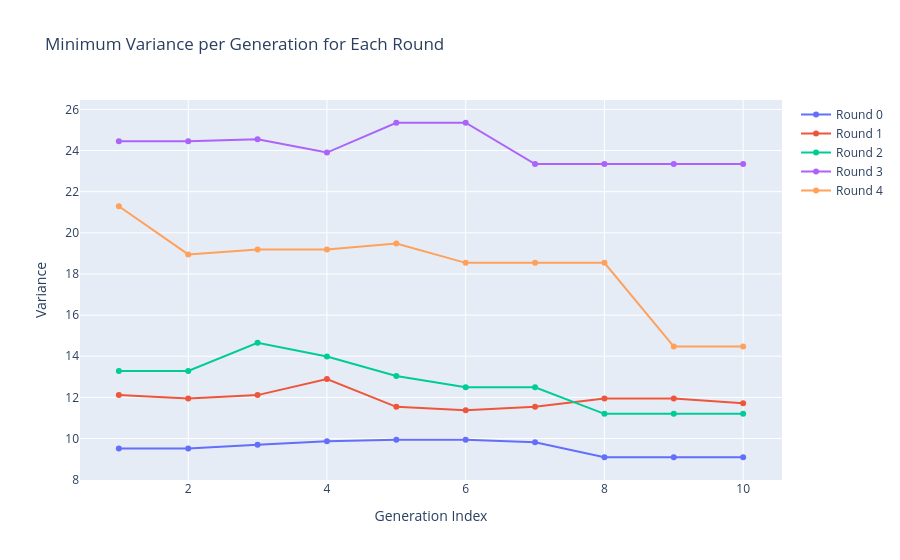

The notebook cell this image was saved under:
### Code cell
import plotly.graph_objects as go
import pandas as pd

# Example data (replace with your own)
data = VARIANCES
for item in data:
    print(item)

# Convert to DataFrame for easy grouping
df = pd.DataFrame(data, columns=["round_idx", "gen_idx", "bitstring", "variance"])

# For each round & generation, find the row with minimum variance
df_min = df.loc[df.groupby(["round_idx", "gen_idx"])["variance"].idxmin()]

# Create interactive plot
fig = go.Figure()

for round_val, group in df_min.groupby("round_idx"):
    print(group)
    fig.add_trace(
        go.Scatter(
            x=group["gen_idx"],
            y=group["variance"],
            mode="lines+markers",
            name=f"Round {round_val}",
            text=[f"Bitstring: {b}" for b in group["bitstring"]],
            hovertemplate="Gen: %{x}<br>Variance: %{y}<br>%{text}"
        )
    )

fig.update_layout(
    title="Minimum Variance per Generation for Each Round",
    xaxis_title="Generation Index",
    yaxis_title="Variance",
    hovermode="closest"
)

fig.show()

### Figure 1 — Plotly figure (JSON) as saved in the notebook; plotly's stock layout.template omitted (floating-point values rounded to 4 significant figures)
{"data": [{"hovertemplate": "Gen: %{x}<br>Variance: %{y}<br>%{text}", "mode": "lines+markers", "name": "Round 0", "text": ["Bitstring: 010001000001100110011111011000", "Bitstring: 010001000001100110011111011000", "Bitstring: 100000100111101011000111011010", "Bitstring: 010001000011101011010111011000", "Bitstring: 110101000000101001011101011000", "Bitstring: 110101000000101001011101011000", "Bitstring: 010001000001100110011101011100", "Bitstring: 010000000001100110011101011100", "Bitstring: 010000000001100110011101011100", "Bitstring: 010000000001100110011101011100"], "type": "scatter", "x": [1, 2, 3, 4, 5, 6, 7, 8, 9, 10], "y": [9.52, 9.52, 9.7, 9.87, 9.94, 9.94, 9.82, 9.09, 9.09, 9.09]}, {"hovertemplate": "Gen: %{x}<br>Variance: %{y}<br>%{text}", "mode": "lines+markers", "name": "Round 1", "text": ["Bitstring: 000000000010000000011100101111", "Bitstring: 000000001010000111010100101101", "Bitstring: 000000000010000000011100101111", "Bitstring: 101101010110001001011101001001", "Bitstring: 010000000000010000111000001000", "Bitstring: 000000100011100000111000001000", "Bitstring: 010000000000010000111000001000", "Bitstring: 001000100010010000110001101000", "Bitstring: 001000100010010000110001101000", "Bitstring: 010000000000010000011000001100"], "type": "scatter", "x": [1, 2, 3, 4, 5, 6, 7, 8, 9, 10], "y": [12.11, 11.94, 12.11, 12.89, 11.54, 11.38, 11.54, 11.94, 11.94, 11.71]}, {"hovertemplate": "Gen: %{x}<br>Variance: %{y}<br>%{text}", "mode": "lines+markers", "name": "Round 2", "text": ["Bitstring: 000010011000101110111100000101", "Bitstring: 000010011000101110111100000101", "Bitstring: 010101111000101000101111011111", "Bitstring: 000100001011111100001111111100", "Bitstring: 011000010000110101001101100001", "Bitstring: 011000010010101001111111010001", "Bitstring: 011000010010101001111111010001", "Bitstring: 001100011000100000110110000000", "Bitstring: 001100011000100000110110000000", "Bitstring: 001100011000100000110110000000"], "type": "scatter", "x": [1, 2, 3, 4, 5, 6, 7, 8, 9, 10], "y": [13.28, 13.28, 14.65, 13.99, 13.04, 12.49, 12.49, 11.2, 11.2, 11.2]}, {"hovertemplate": "Gen: %{x}<br>Variance: %{y}<br>%{text}", "mode": "lines+markers", "name": "Round 3", "text": ["Bitstring: 010011010011100101010000101110", "Bitstring: 010011010011100101010000101110", "Bitstring: 010000100001100100000010001011", "Bitstring: 000001011101000000011000111100", "Bitstring: 010100100001100100000001001001", "Bitstring: 010100100001100100000001001001", "Bitstring: 010110100001100100000001001001", "Bitstring: 010110100001100100000001001001", "Bitstring: 010110100001100100000001001001", "Bitstring: 010110100001100100000001001001"], "type": "scatter", "x": [1, 2, 3, 4, 5, 6, 7, 8, 9, 10], "y": [24.45, 24.45, 24.55, 23.9, 25.35, 25.35, 23.34, 23.34, 23.34, 23.34]}, {"hovertemplate": "Gen: %{x}<br>Variance: %{y}<br>%{text}", "mode": "lines+markers", "name": "Round 4", "text": ["Bitstring: 010100111100001000101101101111", "Bitstring: 011010110110000011101100001001", "Bitstring: 000111010101000101010001011001", "Bitstring: 000111010101000101010001011001", "Bitstring: 000001011011011000101001001000", "Bitstring: 000001011001001010010001001010", "Bitstring: 000001011001001010010001001010", "Bitstring: 000001011001001010010001001010", "Bitstring: 000001011001100000010100001000", "Bitstring: 000001011001100000010100001000"], "type": "scatter", "x": [1, 2, 3, 4, 5, 6, 7, 8, 9, 10], "y": [21.29, 18.95, 19.19, 19.19, 19.48, 18.54, 18.54, 18.54, 14.47, 14.47]}], "layout": {"hovermode": "closest", "title": {"text": "Minimum Variance per Generation for Each Round"}, "xaxis": {"title": {"text": "Generation Index"}}, "yaxis": {"title": {"text": "Variance"}}}}
